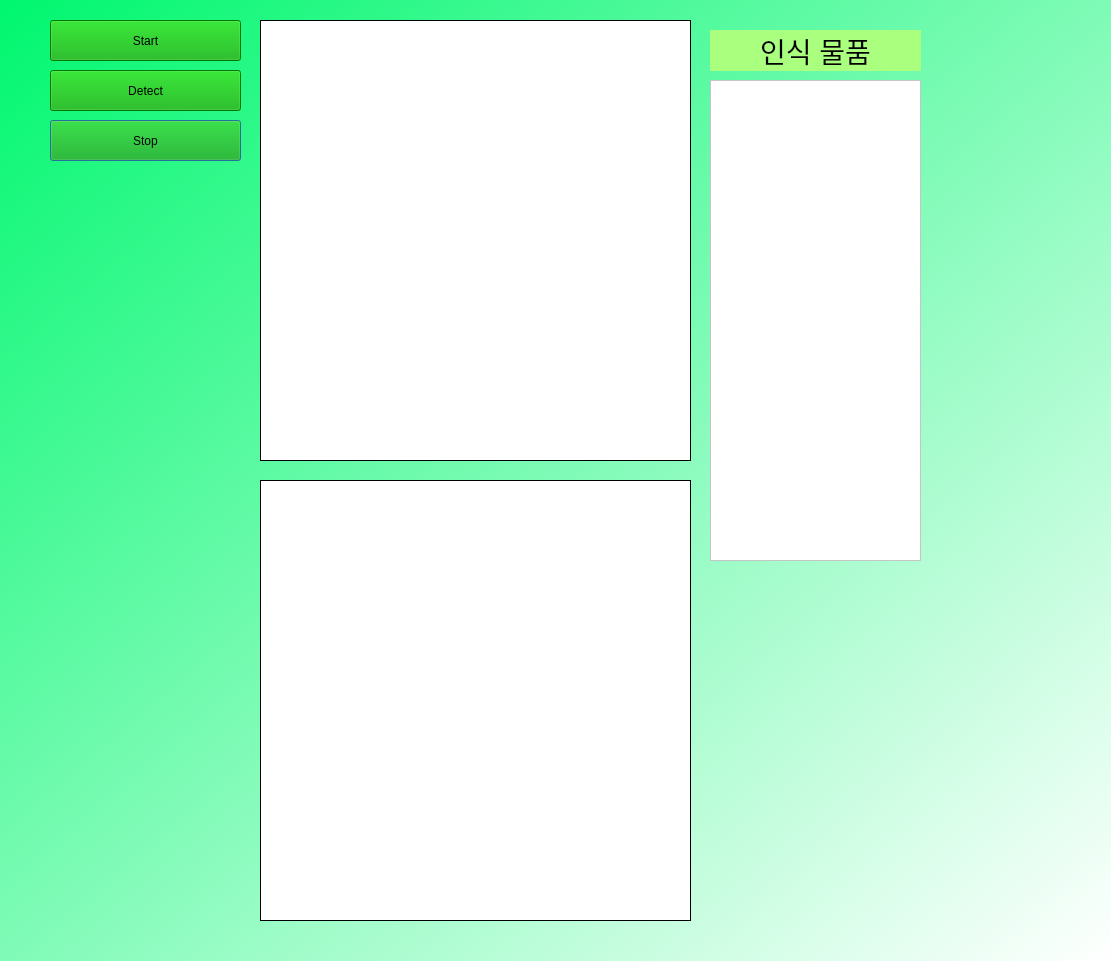
<?xml version="1.0" encoding="UTF-8"?>
<ui version="4.0">
 <class>Dialog</class>
 <widget class="QDialog" name="Dialog">
  <property name="geometry">
   <rect>
    <x>0</x>
    <y>0</y>
    <width>1111</width>
    <height>961</height>
   </rect>
  </property>
  <property name="windowTitle">
   <string>Dialog</string>
  </property>
  <property name="styleSheet">
   <string notr="true">background-color: qlineargradient(spread:pad, x1:0, y1:0, x2:1, y2:1, stop:0 rgba(0, 247, 111, 255), stop:1 rgba(255, 255, 255, 255));</string>
  </property>
  <widget class="QLabel" name="imgLabel">
   <property name="geometry">
    <rect>
     <x>260</x>
     <y>20</y>
     <width>431</width>
     <height>441</height>
    </rect>
   </property>
   <property name="styleSheet">
    <string notr="true">background-color: rgb(255, 255, 255);</string>
   </property>
   <property name="frameShape">
    <enum>QFrame::Box</enum>
   </property>
   <property name="text">
    <string/>
   </property>
  </widget>
  <widget class="QLabel" name="processedImgLabel">
   <property name="geometry">
    <rect>
     <x>260</x>
     <y>480</y>
     <width>431</width>
     <height>441</height>
    </rect>
   </property>
   <property name="styleSheet">
    <string notr="true">background-color: rgb(255, 255, 255);</string>
   </property>
   <property name="frameShape">
    <enum>QFrame::Box</enum>
   </property>
   <property name="text">
    <string/>
   </property>
  </widget>
  <widget class="QListWidget" name="listWidget">
   <property name="geometry">
    <rect>
     <x>710</x>
     <y>80</y>
     <width>211</width>
     <height>481</height>
    </rect>
   </property>
   <property name="styleSheet">
    <string notr="true">background-color: rgb(255, 255, 255);</string>
   </property>
  </widget>
  <widget class="QPushButton" name="stopButton">
   <property name="geometry">
    <rect>
     <x>50</x>
     <y>120</y>
     <width>191</width>
     <height>41</height>
    </rect>
   </property>
   <property name="styleSheet">
    <string notr="true">background-color: rgb(0, 170, 0);</string>
   </property>
   <property name="text">
    <string>Stop</string>
   </property>
  </widget>
  <widget class="QPushButton" name="startButton">
   <property name="geometry">
    <rect>
     <x>50</x>
     <y>20</y>
     <width>191</width>
     <height>41</height>
    </rect>
   </property>
   <property name="styleSheet">
    <string notr="true">background-color: rgb(0, 170, 0);</string>
   </property>
   <property name="text">
    <string>Start</string>
   </property>
  </widget>
  <widget class="QPushButton" name="detectButton">
   <property name="geometry">
    <rect>
     <x>50</x>
     <y>70</y>
     <width>191</width>
     <height>41</height>
    </rect>
   </property>
   <property name="styleSheet">
    <string notr="true">background-color: rgb(0, 170, 0);</string>
   </property>
   <property name="text">
    <string>Detect</string>
   </property>
  </widget>
  <widget class="QLabel" name="label">
   <property name="geometry">
    <rect>
     <x>710</x>
     <y>30</y>
     <width>211</width>
     <height>41</height>
    </rect>
   </property>
   <property name="font">
    <font>
     <pointsize>21</pointsize>
    </font>
   </property>
   <property name="styleSheet">
    <string notr="true">background-color: rgb(170, 255, 127);</string>
   </property>
   <property name="text">
    <string>인식 물품</string>
   </property>
   <property name="alignment">
    <set>Qt::AlignCenter</set>
   </property>
  </widget>
 </widget>
 <resources/>
 <connections/>
</ui>
